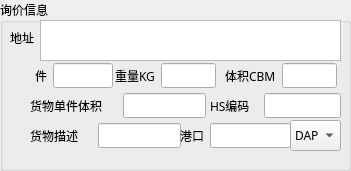
    <widget class="QGroupBox" name="groupBox">
     <property name="geometry">
      <rect>
       <x>0</x>
       <y>0</y>
       <width>351</width>
       <height>171</height>
      </rect>
     </property>
     <property name="font">
      <font>
       <family>微软雅黑</family>
       <bold>false</bold>
       <stylestrategy>PreferAntialias</stylestrategy>
       <kerning>true</kerning>
      </font>
     </property>
     <property name="title">
      <string>询价信息</string>
     </property>
     <widget class="QPlainTextEdit" name="address">
      <property name="geometry">
       <rect>
        <x>40</x>
        <y>20</y>
        <width>301</width>
        <height>41</height>
       </rect>
      </property>
      <property name="font">
       <font>
        <family>微软雅黑</family>
        <bold>false</bold>
        <stylestrategy>PreferAntialias</stylestrategy>
        <kerning>true</kerning>
       </font>
      </property>
     </widget>
     <widget class="QLabel" name="label">
      <property name="geometry">
       <rect>
        <x>10</x>
        <y>30</y>
        <width>31</width>
        <height>16</height>
       </rect>
      </property>
      <property name="font">
       <font>
        <family>微软雅黑</family>
        <bold>false</bold>
        <stylestrategy>PreferAntialias</stylestrategy>
        <kerning>true</kerning>
       </font>
      </property>
      <property name="text">
       <string>地址</string>
      </property>
     </widget>
     <widget class="QWidget" name="horizontalLayoutWidget">
      <property name="geometry">
       <rect>
        <x>30</x>
        <y>60</y>
        <width>83</width>
        <height>31</height>
       </rect>
      </property>
      <property name="font">
       <font>
        <family>微软雅黑</family>
        <bold>false</bold>
        <stylestrategy>PreferAntialias</stylestrategy>
        <kerning>true</kerning>
       </font>
      </property>
      <layout class="QHBoxLayout" name="horizontalLayout">
       <property name="leftMargin">
        <number>5</number>
       </property>
       <item>
        <widget class="QLabel" name="label_2">
         <property name="font">
          <font>
           <family>微软雅黑</family>
           <bold>false</bold>
           <stylestrategy>PreferAntialias</stylestrategy>
           <kerning>true</kerning>
          </font>
         </property>
         <property name="text">
          <string>件</string>
         </property>
        </widget>
       </item>
       <item>
        <spacer name="horizontalSpacer">
         <property name="font">
          <font>
           <family>微软雅黑</family>
           <bold>false</bold>
           <stylestrategy>PreferAntialias</stylestrategy>
           <kerning>true</kerning>
          </font>
         </property>
         <property name="orientation">
          <enum>Qt::Orientation::Horizontal</enum>
         </property>
         <property name="sizeHint" stdset="0">
          <size>
           <width>40</width>
           <height>20</height>
          </size>
         </property>
        </spacer>
       </item>
       <item>
        <widget class="QLineEdit" name="PKGS">
         <property name="font">
          <font>
           <family>微软雅黑</family>
           <bold>false</bold>
           <stylestrategy>PreferAntialias</stylestrategy>
           <kerning>true</kerning>
          </font>
         </property>
        </widget>
       </item>
      </layout>
     </widget>
     <widget class="QWidget" name="horizontalLayoutWidget_2">
      <property name="geometry">
       <rect>
        <x>110</x>
        <y>60</y>
        <width>111</width>
        <height>31</height>
       </rect>
      </property>
      <property name="font">
       <font>
        <family>微软雅黑</family>
        <bold>false</bold>
        <stylestrategy>PreferAntialias</stylestrategy>
        <kerning>true</kerning>
       </font>
      </property>
      <layout class="QHBoxLayout" name="horizontalLayout_2">
       <property name="leftMargin">
        <number>5</number>
       </property>
       <property name="rightMargin">
        <number>5</number>
       </property>
       <item>
        <widget class="QLabel" name="label_3">
         <property name="font">
          <font>
           <family>微软雅黑</family>
           <bold>false</bold>
           <stylestrategy>PreferAntialias</stylestrategy>
           <kerning>true</kerning>
          </font>
         </property>
         <property name="text">
          <string>重量KG</string>
         </property>
        </widget>
       </item>
       <item>
        <spacer name="horizontalSpacer_2">
         <property name="font">
          <font>
           <family>微软雅黑</family>
           <bold>false</bold>
           <stylestrategy>PreferAntialias</stylestrategy>
           <kerning>true</kerning>
          </font>
         </property>
         <property name="orientation">
          <enum>Qt::Orientation::Horizontal</enum>
         </property>
         <property name="sizeHint" stdset="0">
          <size>
           <width>40</width>
           <height>20</height>
          </size>
         </property>
        </spacer>
       </item>
       <item>
        <widget class="QLineEdit" name="KGS">
         <property name="enabled">
          <bool>true</bool>
         </property>
         <property name="font">
          <font>
           <family>微软雅黑</family>
           <bold>false</bold>
           <stylestrategy>PreferAntialias</stylestrategy>
           <kerning>true</kerning>
          </font>
         </property>
        </widget>
       </item>
      </layout>
     </widget>
     <widget class="QWidget" name="horizontalLayoutWidget_3">
      <property name="geometry">
       <rect>
        <x>220</x>
        <y>60</y>
        <width>122</width>
        <height>31</height>
       </rect>
      </property>
      <property name="font">
       <font>
        <family>微软雅黑</family>
        <bold>false</bold>
        <stylestrategy>PreferAntialias</stylestrategy>
        <kerning>true</kerning>
       </font>
      </property>
      <layout class="QHBoxLayout" name="horizontalLayout_3">
       <property name="leftMargin">
        <number>5</number>
       </property>
       <property name="rightMargin">
        <number>5</number>
       </property>
       <item>
        <widget class="QLabel" name="label_4">
         <property name="font">
          <font>
           <family>微软雅黑</family>
           <bold>false</bold>
           <stylestrategy>PreferAntialias</stylestrategy>
           <kerning>true</kerning>
          </font>
         </property>
         <property name="text">
          <string>体积CBM</string>
         </property>
        </widget>
       </item>
       <item>
        <spacer name="horizontalSpacer_3">
         <property name="font">
          <font>
           <family>微软雅黑</family>
           <bold>false</bold>
           <stylestrategy>PreferAntialias</stylestrategy>
           <kerning>true</kerning>
          </font>
         </property>
         <property name="orientation">
          <enum>Qt::Orientation::Horizontal</enum>
         </property>
         <property name="sizeHint" stdset="0">
          <size>
           <width>40</width>
           <height>20</height>
          </size>
         </property>
        </spacer>
       </item>
       <item>
        <widget class="QLineEdit" name="CBM">
         <property name="font">
          <font>
           <family>微软雅黑</family>
           <bold>false</bold>
           <stylestrategy>PreferAntialias</stylestrategy>
           <kerning>true</kerning>
          </font>
         </property>
        </widget>
       </item>
      </layout>
     </widget>
     <widget class="QWidget" name="horizontalLayoutWidget_4">
      <property name="geometry">
       <rect>
        <x>30</x>
        <y>90</y>
        <width>181</width>
        <height>31</height>
       </rect>
      </property>
      <property name="font">
       <font>
        <family>微软雅黑</family>
        <bold>false</bold>
        <stylestrategy>PreferAntialias</stylestrategy>
        <kerning>true</kerning>
       </font>
      </property>
      <layout class="QHBoxLayout" name="horizontalLayout_4">
       <property name="spacing">
        <number>6</number>
       </property>
       <property name="leftMargin">
        <number>0</number>
       </property>
       <property name="rightMargin">
        <number>5</number>
       </property>
       <property name="bottomMargin">
        <number>0</number>
       </property>
       <item>
        <widget class="QLabel" name="label_5">
         <property name="font">
          <font>
           <family>微软雅黑</family>
           <bold>false</bold>
           <stylestrategy>PreferAntialias</stylestrategy>
           <kerning>true</kerning>
          </font>
         </property>
         <property name="text">
          <string>货物单件体积</string>
         </property>
        </widget>
       </item>
       <item>
        <spacer name="horizontalSpacer_4">
         <property name="font">
          <font>
           <family>微软雅黑</family>
           <bold>false</bold>
           <stylestrategy>PreferAntialias</stylestrategy>
           <kerning>true</kerning>
          </font>
         </property>
         <property name="orientation">
          <enum>Qt::Orientation::Horizontal</enum>
         </property>
         <property name="sizeHint" stdset="0">
          <size>
           <width>40</width>
           <height>20</height>
          </size>
         </property>
        </spacer>
       </item>
       <item>
        <widget class="QLineEdit" name="size">
         <property name="enabled">
          <bool>true</bool>
         </property>
         <property name="font">
          <font>
           <family>微软雅黑</family>
           <bold>false</bold>
           <stylestrategy>PreferAntialias</stylestrategy>
           <kerning>true</kerning>
          </font>
         </property>
        </widget>
       </item>
      </layout>
     </widget>
     <widget class="QWidget" name="horizontalLayoutWidget_5">
      <property name="geometry">
       <rect>
        <x>210</x>
        <y>90</y>
        <width>131</width>
        <height>31</height>
       </rect>
      </property>
      <property name="font">
       <font>
        <family>微软雅黑</family>
        <bold>false</bold>
        <stylestrategy>PreferAntialias</stylestrategy>
        <kerning>true</kerning>
       </font>
      </property>
      <layout class="QHBoxLayout" name="horizontalLayout_5">
       <item>
        <widget class="QLabel" name="label_6">
         <property name="font">
          <font>
           <family>微软雅黑</family>
           <bold>false</bold>
           <stylestrategy>PreferAntialias</stylestrategy>
           <kerning>true</kerning>
          </font>
         </property>
         <property name="text">
          <string>HS编码</string>
         </property>
        </widget>
       </item>
       <item>
        <spacer name="horizontalSpacer_5">
         <property name="font">
          <font>
           <family>微软雅黑</family>
           <bold>false</bold>
           <stylestrategy>PreferAntialias</stylestrategy>
           <kerning>true</kerning>
          </font>
         </property>
         <property name="orientation">
          <enum>Qt::Orientation::Horizontal</enum>
         </property>
         <property name="sizeHint" stdset="0">
          <size>
           <width>40</width>
           <height>20</height>
          </size>
         </property>
        </spacer>
       </item>
       <item>
        <widget class="QLineEdit" name="HS">
         <property name="font">
          <font>
           <family>微软雅黑</family>
           <bold>false</bold>
           <stylestrategy>PreferAntialias</stylestrategy>
           <kerning>true</kerning>
          </font>
         </property>
        </widget>
       </item>
      </layout>
     </widget>
     <widget class="QWidget" name="horizontalLayoutWidget_6">
      <property name="geometry">
       <rect>
        <x>30</x>
        <y>120</y>
        <width>151</width>
        <height>31</height>
       </rect>
      </property>
      <property name="font">
       <font>
        <family>微软雅黑</family>
        <bold>false</bold>
        <stylestrategy>PreferAntialias</stylestrategy>
        <kerning>true</kerning>
       </font>
      </property>
      <layout class="QHBoxLayout" name="horizontalLayout_6">
       <item>
        <widget class="QLabel" name="label_7">
         <property name="font">
          <font>
           <family>微软雅黑</family>
           <bold>false</bold>
           <stylestrategy>PreferAntialias</stylestrategy>
           <kerning>true</kerning>
          </font>
         </property>
         <property name="text">
          <string>货物描述</string>
         </property>
        </widget>
       </item>
       <item>
        <spacer name="horizontalSpacer_6">
         <property name="font">
          <font>
           <family>微软雅黑</family>
           <bold>false</bold>
           <stylestrategy>PreferAntialias</stylestrategy>
           <kerning>true</kerning>
          </font>
         </property>
         <property name="orientation">
          <enum>Qt::Orientation::Horizontal</enum>
         </property>
         <property name="sizeHint" stdset="0">
          <size>
           <width>40</width>
           <height>20</height>
          </size>
         </property>
        </spacer>
       </item>
       <item>
        <widget class="QLineEdit" name="cargoname">
         <property name="font">
          <font>
           <family>微软雅黑</family>
           <bold>false</bold>
           <stylestrategy>PreferAntialias</stylestrategy>
           <kerning>true</kerning>
          </font>
         </property>
        </widget>
       </item>
      </layout>
     </widget>
     <widget class="QComboBox" name="clause">
      <property name="geometry">
       <rect>
        <x>290</x>
        <y>120</y>
        <width>51</width>
        <height>31</height>
       </rect>
      </property>
      <property name="font">
       <font>
        <family>微软雅黑</family>
        <bold>false</bold>
        <stylestrategy>PreferAntialias</stylestrategy>
        <kerning>true</kerning>
       </font>
      </property>
      <item>
       <property name="text">
        <string>DAP</string>
       </property>
      </item>
      <item>
       <property name="text">
        <string>DDU</string>
       </property>
      </item>
      <item>
       <property name="text">
        <string>DDP</string>
       </property>
      </item>
     </widget>
     <widget class="QWidget" name="horizontalLayoutWidget_13">
      <property name="geometry">
       <rect>
        <x>180</x>
        <y>120</y>
        <width>111</width>
        <height>31</height>
       </rect>
      </property>
      <property name="font">
       <font>
        <family>微软雅黑</family>
        <bold>false</bold>
        <stylestrategy>PreferAntialias</stylestrategy>
        <kerning>true</kerning>
       </font>
      </property>
      <layout class="QHBoxLayout" name="horizontalLayout_13">
       <item>
        <widget class="QLabel" name="label_13">
         <property name="font">
          <font>
           <family>微软雅黑</family>
           <bold>false</bold>
           <stylestrategy>PreferAntialias</stylestrategy>
           <kerning>true</kerning>
          </font>
         </property>
         <property name="text">
          <string>港口</string>
         </property>
        </widget>
       </item>
       <item>
        <widget class="QLineEdit" name="port">
         <property name="font">
          <font>
           <family>微软雅黑</family>
           <bold>false</bold>
           <stylestrategy>PreferAntialias</stylestrategy>
           <kerning>true</kerning>
          </font>
         </property>
        </widget>
       </item>
      </layout>
     </widget>
    </widget>
